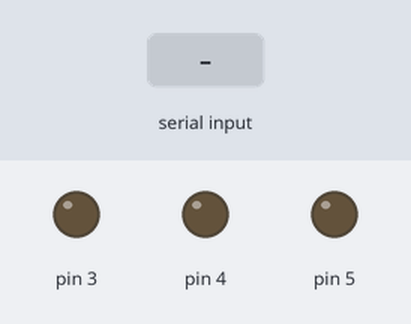
A sketch run on a simulated Arduino Uno, built with avr-gcc and run on an emulated ATmega328P. On the bench: output pins drawn as LEDs (lit = HIGH). Inputs (shaded band) come from the test bench.

Above: at 1.2 s.
1.3 s: "3" received over Serial
At 2.7 s:
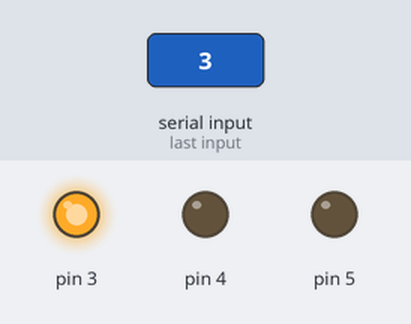
3.8 s: "4" received over Serial
At 5.8 s:
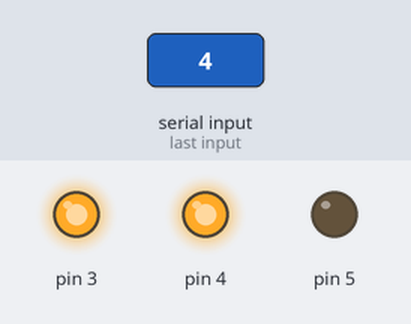
6.3 s: "5" received over Serial
At 7.7 s:
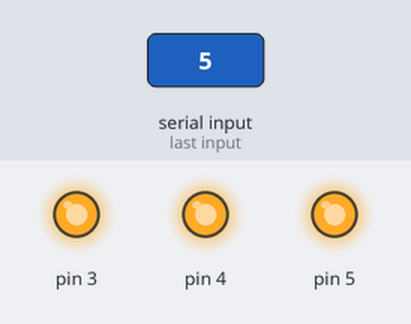
8.8 s: "90,45\n" received over Serial
At 11.0 s:
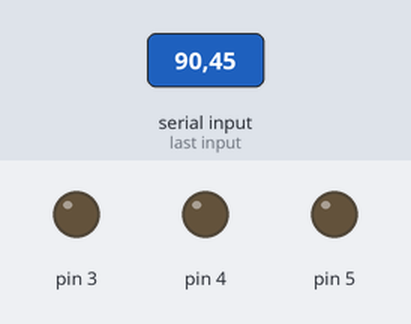
11.3 s: "4" received over Serial
At 12.7 s:
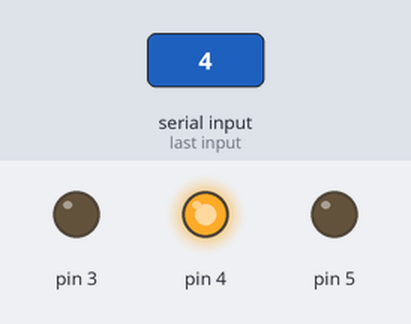
13.8 s: "30,150\n" received over Serial
At 16.0 s:
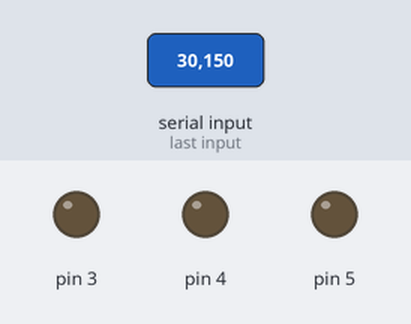
Timing chart, 0 to 17.3 s (numbered marks = the images above; inputs shaded):
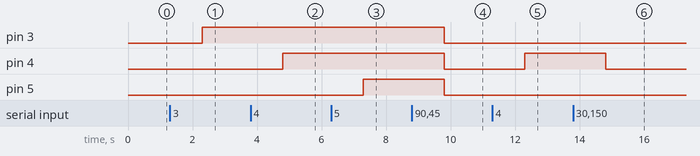

The sketch:

c_digo-acendendo-leds-numeros.ino
```cpp
/*Aluno: Felipe erick
data:03/11/2021 */
int led1 = 3, led2 = 4, led3 = 5;
String texto;

//aluno: Felipe erick
//data 04/11/2021

void setup() {
  // put your setup code here, to run once:
 Serial.begin(9600);
 pinMode(3, OUTPUT);
 pinMode(4, OUTPUT);
 pinMode(5, OUTPUT);
}

void loop() {
  // put your main code here, to run repeatedly:

  while(Serial.available() > 0){
  String texto = Serial.readString();


            if ( (texto == "3") || (texto == "4") || (texto == "5") ){
             digitalWrite(texto.toInt(),HIGH);
            }else{

           digitalWrite(3, LOW);
                   digitalWrite(4, LOW);
                       digitalWrite(5, LOW);
    }
  }
}
```

Measured:
- after the input at 1.3 s, pin 3: LOW → HIGH after 1.0 s
- after the input at 3.8 s, pin 4: LOW → HIGH after 1.0 s
- after the input at 6.3 s, pin 5: LOW → HIGH after 1.0 s
- after the input at 8.8 s, pin 3–5: HIGH → LOW after 1.0 s
- after the input at 11.3 s, pin 4: LOW → HIGH after 1.0 s
- after the input at 13.8 s, pin 4: HIGH → LOW after 1.0 s
